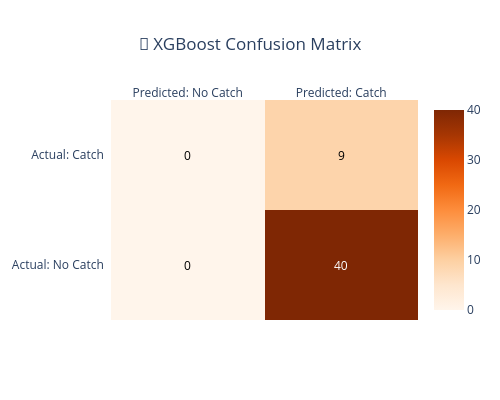
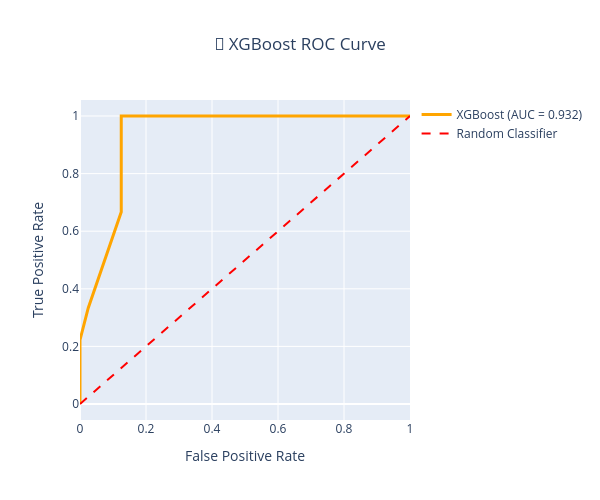
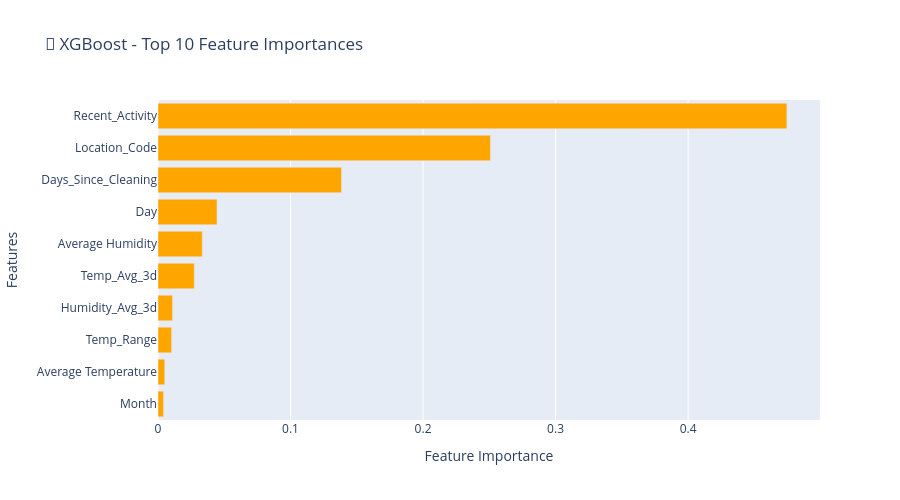

Write notebook code for charts like these, in order.
### Markdown cell above
### 📊 XGBoost Performance Analysis

Time to analyze our gradient boosting champion's performance!

### Code cell
print("🚀 Training XGBoostClassifier...")
print("=" * 50)

# Use all available features (already cleaned of leakage)
X_train_xgb = X_train.copy()
X_test_xgb = X_test.copy()

print(f"📊 Using {len(X_train_xgb.columns)} features for XGBoost modeling")
print(f"✅ Training set: {X_train_xgb.shape}")
print(f"✅ Test set: {X_test_xgb.shape}")

# Use focused hyperparameter grid for XGBoost
xgb_param_grid = {
    'n_estimators': [100, 200, 300],
    'max_depth': [3, 5, 7],
    'learning_rate': [0.01, 0.1, 0.2],
    'subsample': [0.8, 1.0],
    'colsample_bytree': [0.8, 1.0]
}

total_combinations = (len(xgb_param_grid['n_estimators']) * len(xgb_param_grid['max_depth']) * 
                     len(xgb_param_grid['learning_rate']) * len(xgb_param_grid['subsample']) * 
                     len(xgb_param_grid['colsample_bytree']))
print(f"🔧 Hyperparameter combinations to test: {total_combinations}")

# Calculate scale_pos_weight for XGBoost (equivalent to class_weight='balanced')
scale_pos_weight = len(y_train[y_train == 0]) / len(y_train[y_train == 1])

# Initialize XGBoost with class weights
xgb_base = XGBClassifier(
    scale_pos_weight=scale_pos_weight,
    random_state=42,
    n_jobs=-1,
    eval_metric='logloss'
)

print("🔍 Performing hyperparameter tuning with TimeSeriesSplit...")
xgb_grid = GridSearchCV(
    xgb_base,
    xgb_param_grid,
    cv=tscv,  # Use TimeSeriesSplit
    scoring='f1',
    n_jobs=-1,
    verbose=1
)

xgb_grid.fit(X_train_xgb, y_train)

print(f"✅ Best parameters found: {xgb_grid.best_params_}")
print(f"🎯 Best CV F1-score: {xgb_grid.best_score_:.4f}")

# Get the best model
xgb_best = xgb_grid.best_estimator_

# Train on the CV training set for threshold optimization
xgb_threshold_model = XGBClassifier(**xgb_grid.best_params_, scale_pos_weight=scale_pos_weight, random_state=42, n_jobs=-1, eval_metric='logloss')
xgb_threshold_model.fit(X_train_cv_rf, y_train_cv_rf)

print(f"\n🔧 Finding optimal prediction threshold using temporal validation...")

# Get prediction probabilities for threshold tuning
y_val_proba_xgb = xgb_threshold_model.predict_proba(X_val_cv_rf)[:, 1]

# Find optimal threshold using F1-score
f1_scores_xgb = []

for threshold in thresholds:
    y_pred_thresh = (y_val_proba_xgb >= threshold).astype(int)
    if len(np.unique(y_pred_thresh)) > 1:  # Avoid division by zero
        f1 = f1_score(y_val_cv_rf, y_pred_thresh)
    else:
        f1 = 0.0
    f1_scores_xgb.append(f1)

optimal_threshold_xgb = thresholds[np.argmax(f1_scores_xgb)]
max_f1_xgb = max(f1_scores_xgb)

print(f"🎯 Optimal threshold: {optimal_threshold_xgb:.3f}")
print(f"🏆 Validation F1-score at optimal threshold: {max_f1_xgb:.4f}")

# Retrain on full training set with best parameters
print("\n🔄 Retraining on full training set...")
xgb_final = XGBClassifier(**xgb_grid.best_params_, scale_pos_weight=scale_pos_weight, random_state=42, n_jobs=-1, eval_metric='logloss')
xgb_final.fit(X_train_xgb, y_train)

# Make predictions on test set with optimal threshold
print("\n📊 Evaluating on test set...")
y_test_proba_xgb = xgb_final.predict_proba(X_test_xgb)[:, 1]
y_test_pred_xgb = (y_test_proba_xgb >= optimal_threshold_xgb).astype(int)

# Calculate metrics
xgb_test_f1 = f1_score(y_test, y_test_pred_xgb)
xgb_test_auc = roc_auc_score(y_test, y_test_proba_xgb)
xgb_test_accuracy = accuracy_score(y_test, y_test_pred_xgb)

print(f"🎯 Test F1-score: {xgb_test_f1:.4f}")
print(f"📈 Test AUC: {xgb_test_auc:.4f}")
print(f"🎯 Test Accuracy: {xgb_test_accuracy:.4f}")

# Store results for later comparison
xgb_results = {
    'model': xgb_final,
    'threshold': optimal_threshold_xgb,
    'test_f1': xgb_test_f1,
    'test_auc': xgb_test_auc,
    'test_accuracy': xgb_test_accuracy,
    'y_pred': y_test_pred_xgb,
    'y_proba': y_test_proba_xgb,
    'best_params': xgb_grid.best_params_
}

print("\n✅ XGBoostClassifier training complete!")

# Generate comprehensive classification report
print("📋 XGBoost Classification Report:")
print("=" * 60)
print(classification_report(y_test, y_test_pred_xgb, target_names=['No Catch', 'Catch']))

# Create interactive confusion matrix
cm_xgb = confusion_matrix(y_test, y_test_pred_xgb)

fig_cm_xgb = ff.create_annotated_heatmap(
    z=cm_xgb,
    x=['Predicted: No Catch', 'Predicted: Catch'],
    y=['Actual: No Catch', 'Actual: Catch'],
    annotation_text=cm_xgb,
    colorscale='Oranges',
    showscale=True
)

fig_cm_xgb.update_layout(
    title='🚀 XGBoost Confusion Matrix',
    title_x=0.5,
    width=500,
    height=400
)

fig_cm_xgb.show()

# Create interactive ROC curve
fpr_xgb, tpr_xgb, _ = roc_curve(y_test, y_test_proba_xgb)

fig_roc_xgb = go.Figure()

fig_roc_xgb.add_trace(go.Scatter(
    x=fpr_xgb,
    y=tpr_xgb,
    mode='lines',
    name=f'XGBoost (AUC = {xgb_test_auc:.3f})',
    line=dict(color='orange', width=3)
))

# Add diagonal reference line
fig_roc_xgb.add_trace(go.Scatter(
    x=[0, 1],
    y=[0, 1],
    mode='lines',
    name='Random Classifier',
    line=dict(color='red', width=2, dash='dash')
))

fig_roc_xgb.update_layout(
    title='🚀 XGBoost ROC Curve',
    title_x=0.5,
    xaxis_title='False Positive Rate',
    yaxis_title='True Positive Rate',
    width=600,
    height=500
)

fig_roc_xgb.show()

# Feature importance analysis for XGBoost
feature_importance_xgb = pd.DataFrame({
    'feature': X_train_xgb.columns,
    'importance': xgb_final.feature_importances_
}).sort_values('importance', ascending=False)

print(f"\n🎯 XGBoost - Top 10 Most Important Features:")
for i, (idx, row) in enumerate(feature_importance_xgb.head(10).iterrows()):
    print(f"   {i+1}. {row['feature']}: {row['importance']:.4f}")

# Create feature importance plot
fig_importance_xgb = px.bar(
    feature_importance_xgb.head(10),
    x='importance',
    y='feature',
    orientation='h',
    title='🚀 XGBoost - Top 10 Feature Importances',
    labels={'importance': 'Feature Importance', 'feature': 'Features'},
    color_discrete_sequence=['orange']
)
fig_importance_xgb.update_layout(height=500, yaxis={'categoryorder':'total ascending'})
fig_importance_xgb.show()

print(f"\n🏆 XGBoost Tournament Summary:")
print(f"   • F1-Score: {xgb_test_f1:.4f}")
print(f"   • AUC: {xgb_test_auc:.4f}")
print(f"   • Optimal Threshold: {optimal_threshold_xgb:.3f}")
print(f"   • Test Accuracy: {xgb_test_accuracy:.4f}")
print(f"   • Best Parameters: {xgb_results['best_params']}")

### Figure 1 — Plotly figure (JSON) as saved in the notebook; plotly's stock layout.template omitted (floating-point values rounded to 4 significant figures)
{"data": [{"colorscale": [[0, "rgb(255,245,235)"], [0.125, "rgb(254,230,206)"], [0.25, "rgb(253,208,162)"], [0.375, "rgb(253,174,107)"], [0.5, "rgb(253,141,60)"], [0.625, "rgb(241,105,19)"], [0.75, "rgb(217,72,1)"], [0.875, "rgb(166,54,3)"], [1, "rgb(127,39,4)"]], "reversescale": false, "showscale": true, "type": "heatmap", "x": ["Predicted: No Catch", "Predicted: Catch"], "y": ["Actual: No Catch", "Actual: Catch"], "z": [[0, 40], [0, 9]]}], "layout": {"annotations": [{"font": {"color": "#000000"}, "showarrow": false, "text": "0", "x": "Predicted: No Catch", "xref": "x", "y": "Actual: No Catch", "yref": "y"}, {"font": {"color": "#FFFFFF"}, "showarrow": false, "text": "40", "x": "Predicted: Catch", "xref": "x", "y": "Actual: No Catch", "yref": "y"}, {"font": {"color": "#000000"}, "showarrow": false, "text": "0", "x": "Predicted: No Catch", "xref": "x", "y": "Actual: Catch", "yref": "y"}, {"font": {"color": "#000000"}, "showarrow": false, "text": "9", "x": "Predicted: Catch", "xref": "x", "y": "Actual: Catch", "yref": "y"}], "height": 400, "title": {"text": "🚀 XGBoost Confusion Matrix", "x": 0.5}, "width": 500, "xaxis": {"dtick": 1, "gridcolor": "rgb(0, 0, 0)", "side": "top", "ticks": ""}, "yaxis": {"dtick": 1, "ticks": "", "ticksuffix": "  "}}}

### Figure 2 — Plotly figure (JSON) as saved in the notebook; plotly's stock layout.template omitted (floating-point values rounded to 4 significant figures)
{"data": [{"line": {"color": "orange", "width": 3}, "mode": "lines", "name": "XGBoost (AUC = 0.932)", "type": "scatter", "x": [0, 0, 0, 0.025, 0.125, 0.125, 0.15, 0.425, 0.5, 0.625, 0.65, 0.775, 0.85, 1], "y": [0, 0.1111, 0.2222, 0.3333, 0.6667, 1, 1, 1, 1, 1, 1, 1, 1, 1]}, {"line": {"color": "red", "dash": "dash", "width": 2}, "mode": "lines", "name": "Random Classifier", "type": "scatter", "x": [0, 1], "y": [0, 1]}], "layout": {"height": 500, "title": {"text": "🚀 XGBoost ROC Curve", "x": 0.5}, "width": 600, "xaxis": {"title": {"text": "False Positive Rate"}}, "yaxis": {"title": {"text": "True Positive Rate"}}}}

### Figure 3 — Plotly figure (JSON) as saved in the notebook; plotly's stock layout.template omitted (floating-point values rounded to 4 significant figures)
{"data": [{"alignmentgroup": "True", "hovertemplate": "Feature Importance=%{x}<br>Features=%{y}<extra></extra>", "legendgroup": "", "marker": {"color": "orange", "pattern": {"shape": ""}}, "name": "", "offsetgroup": "", "orientation": "h", "showlegend": false, "textposition": "auto", "type": "bar", "x": [0.4746, 0.2509, 0.1385, 0.04455, 0.03344, 0.02741, 0.01098, 0.01027, 0.00512, 0.00422], "xaxis": "x", "y": ["Recent_Activity", "Location_Code", "Days_Since_Cleaning", "Day", "Average Humidity", "Temp_Avg_3d", "Humidity_Avg_3d", "Temp_Range", "Average Temperature", "Month"], "yaxis": "y"}], "layout": {"barmode": "relative", "height": 500, "legend": {"tracegroupgap": 0}, "title": {"text": "🚀 XGBoost - Top 10 Feature Importances"}, "xaxis": {"anchor": "y", "domain": [0, 1], "title": {"text": "Feature Importance"}}, "yaxis": {"anchor": "x", "categoryorder": "total ascending", "domain": [0, 1], "title": {"text": "Features"}}}}
